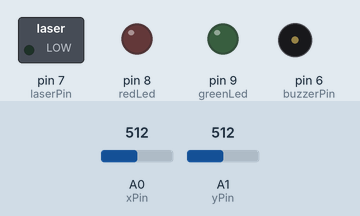
This sketch was run on a simulated Arduino Uno, built with avr-gcc and run on an emulated ATmega328P. On the bench: switched loads named in the sketch (green lamp = pin HIGH), output pins drawn as LEDs (lit = HIGH), buzzer (waves = sounding). The test bench sets the inputs (shaded band); at power-on: A0 (xPin) = 512, A1 (yPin) = 512. What the sketch prints to the serial monitor is not drawn.

Above: at 1.2 s.
1.3 s: A0 (xPin) set to 622
2.8 s: A0 (xPin) set to 648
At 4.0 s:
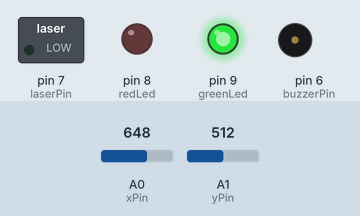
4.3 s: A1 (yPin) set to 625
5.8 s: A1 (yPin) set to 647
At 6.3 s:
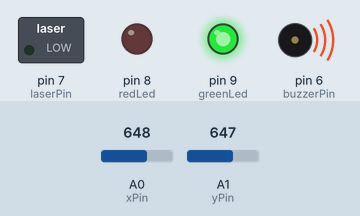
7.3 s: A0 (xPin) set to 511
At 7.7 s:
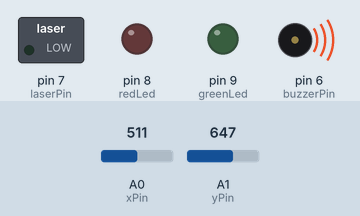
8.8 s: A1 (yPin) set to 306
At 9.9 s:
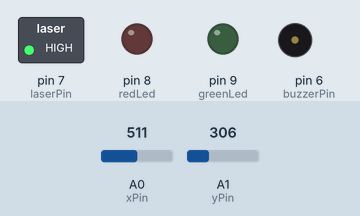
Timing chart, 0 to 11.3 s (numbered marks = the images above; inputs shaded):
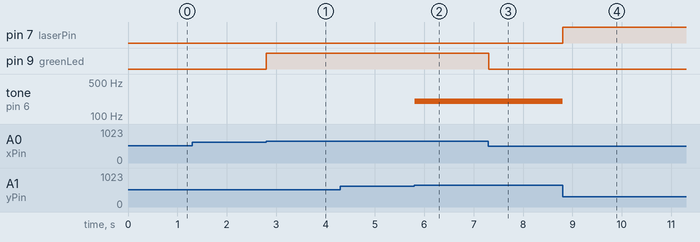

Measured:
- the behaviour switches between 632 and 633 on A0 (xPin) (found by bisection; images 0 and 1)
- the behaviour switches between 632 and 633 on A1 (yPin) (found by bisection; images 1 and 2)
- after the input at 1.3 s, every drawn part: stays the same
- after the input at 2.8 s, pin 9 (greenLed): LOW → HIGH at once
- after the input at 4.3 s, every drawn part: stays the same
- after the input at 5.8 s, tone on pin 6 (buzzerPin): silent → 200 Hz at once
- after the input at 7.3 s, pin 9 (greenLed): HIGH → LOW at once
- after the input at 8.8 s, pin 7 (laserPin): LOW → HIGH at once; tone on pin 6 (buzzerPin): 200 Hz → silent at once

The sketch:

lazer_buzzer_leds_joystick.ino
```cpp
// Joystick combos:
// Left -> RED, Right -> GREEN, Up -> BUZZER (passive), Down -> LASER
// Diagonals trigger combinations (e.g., Up+Left => BUZZER + RED)

const int xPin = A0;      // VRx (οριζόντιος άξονας)
const int yPin = A1;      // VRy (κάθετος άξονας)

const int redLed    = 8;  // αριστερά
const int greenLed  = 9;  // δεξιά
const int buzzerPin = 6;  // πάνω (μπροστά) - passive buzzer
const int laserPin  = 7;  // κάτω (πίσω)

const int center = 512;   // τυπικό κέντρο αναλογικού
int deadzone = 120;       // νεκρή ζώνη γύρω από το κέντρο (ρύθμισε κατά βούληση)

void setup() {
  pinMode(redLed, OUTPUT);
  pinMode(greenLed, OUTPUT);
  pinMode(buzzerPin, OUTPUT);
  pinMode(laserPin, OUTPUT);

  // αρχικά όλα OFF
  digitalWrite(redLed, LOW);
  digitalWrite(greenLed, LOW);
  noTone(buzzerPin);
  digitalWrite(laserPin, LOW);

  Serial.begin(9600);
  Serial.println("Joystick combos: Left=RED, Right=GREEN, Up=BUZZER, Down=LASER, diagonals=combos");
}

void loop() {
  // Διαβάζουμε joystick
  int x = analogRead(xPin);
  int y = analogRead(yPin);

  int dx = x - center;   // <0: αριστερά, >0: δεξιά
  int dy = y - center;   // <0: κάτω,     >0: πάνω

  // Εντοπισμός κατευθύνσεων με deadzone (μπορούν να είναι πολλαπλές ταυτόχρονα)
  bool left  = (dx < -deadzone);
  bool right = (dx >  deadzone);
  bool up    = (dy >  deadzone);
  bool down  = (dy < -deadzone);

  // Εφαρμογή εξόδων: συνδυαστικά
  digitalWrite(redLed,   left  ? HIGH : LOW);
  digitalWrite(greenLed, right ? HIGH : LOW);

  if (up) {
    tone(buzzerPin, 200);   // passive buzzer σε ~2kHz
  } else {
    noTone(buzzerPin);
  }

  digitalWrite(laserPin, down ? HIGH : LOW);

  // Προαιρετικό debugging:
  // Serial.print("dx="); Serial.print(dx);
  // Serial.print(" dy="); Serial.print(dy);
  // Serial.print(" | L="); Serial.print(left);
  // Serial.print(" R="); Serial.print(right);
  // Serial.print(" U="); Serial.print(up);
  // Serial.print(" D="); Serial.println(down);

  delay(10);
}
```
